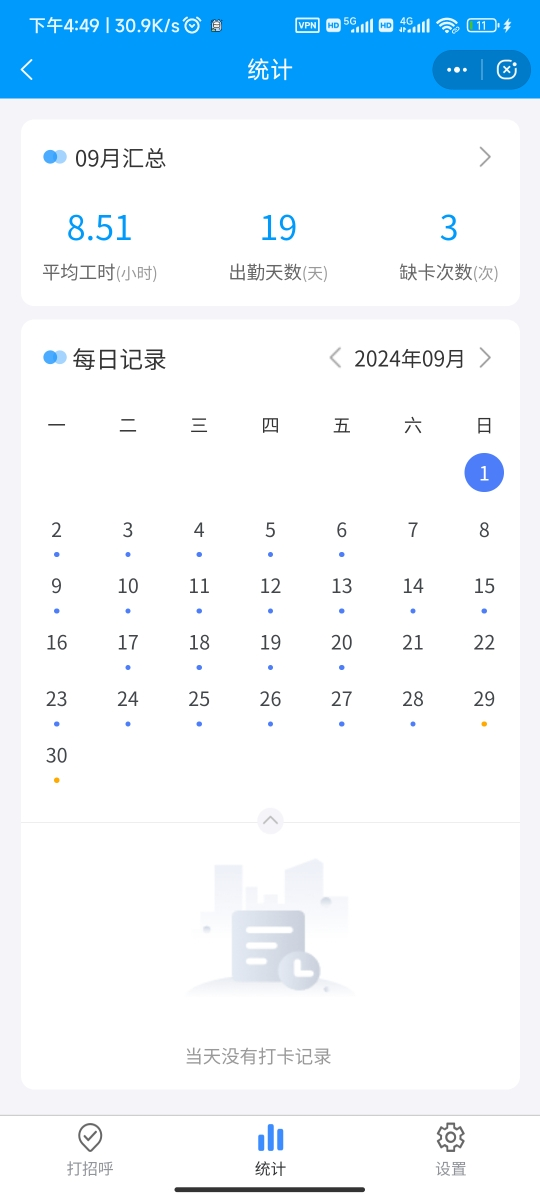
#> input picture Image/attendance.png, 540 x 1200 px, found by its file name
$ python Attendance2.py
#> lines starting #> are read from the running program, lines starting #| are printed output that depends on the picture; after the words box and inside, x2 and y2 are one past the last pixel; in counts of white or black regions, pixels touching at a corner belong together
import cv2
import numpy as np

# 读取图像
image = cv2.imread("attendance.png")
#> image is the input picture: shape (1200, 540, 3); mean B, G, R 251, 242.4, 230.1

# 转换为灰度图像
gray_image = cv2.cvtColor(image, cv2.COLOR_BGR2GRAY)
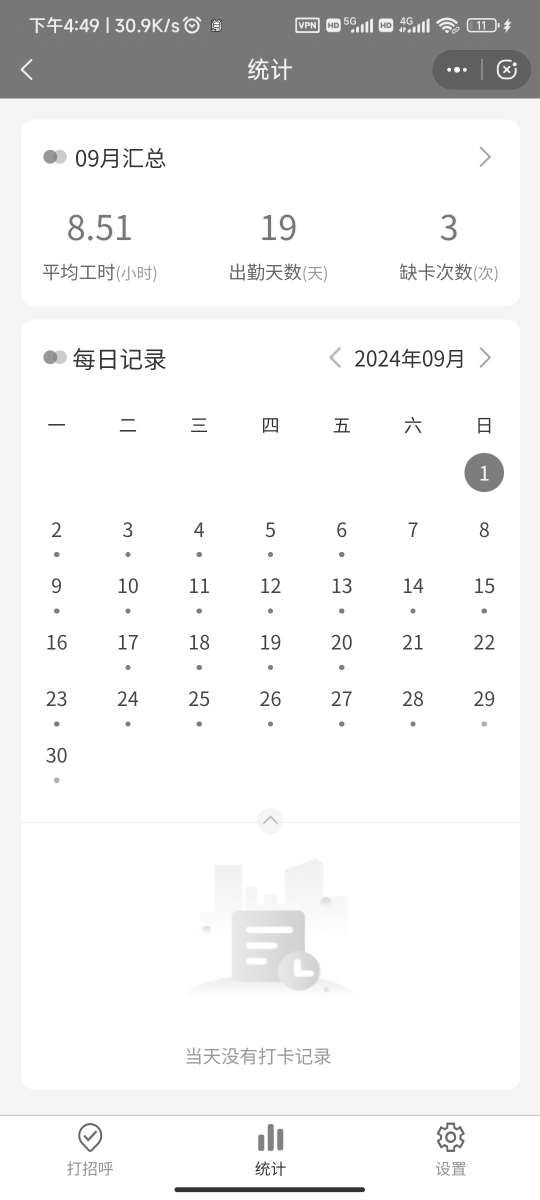
#> gray_image: shape (1200, 540); min 49, max 255, mean 239.7

# 使用二值化处理图像，提升对比度
_, binary_image = cv2.threshold(gray_image, 150, 255, cv2.THRESH_BINARY_INV)
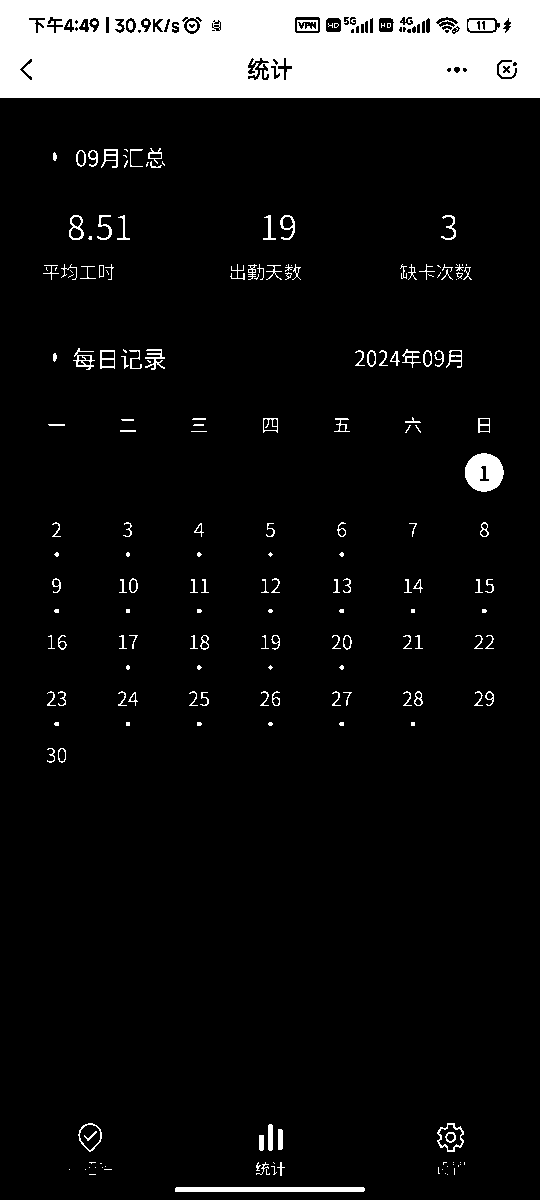
#> binary_image: shape (1200, 540); 9.1% white; 208 white regions (85 under 20 px)
# 查找轮廓
contours, _ = cv2.findContours(binary_image, cv2.RETR_EXTERNAL, cv2.CHAIN_APPROX_SIMPLE)
#> contours = 191 contours, 138 with area under 20; largest, box (x1, y1, x2, y2) and area: (0, 0, 540, 98) 52283, (465, 453, 504, 492) 1126, (175, 1187, 365, 1192) 754, (437, 1123, 464, 1152) 506, (78, 1123, 102, 1152) 452

# 绘制轮廓
image_with_contours = image.copy()
cv2.drawContours(image_with_contours, contours, -1, (0, 255, 0), 3)
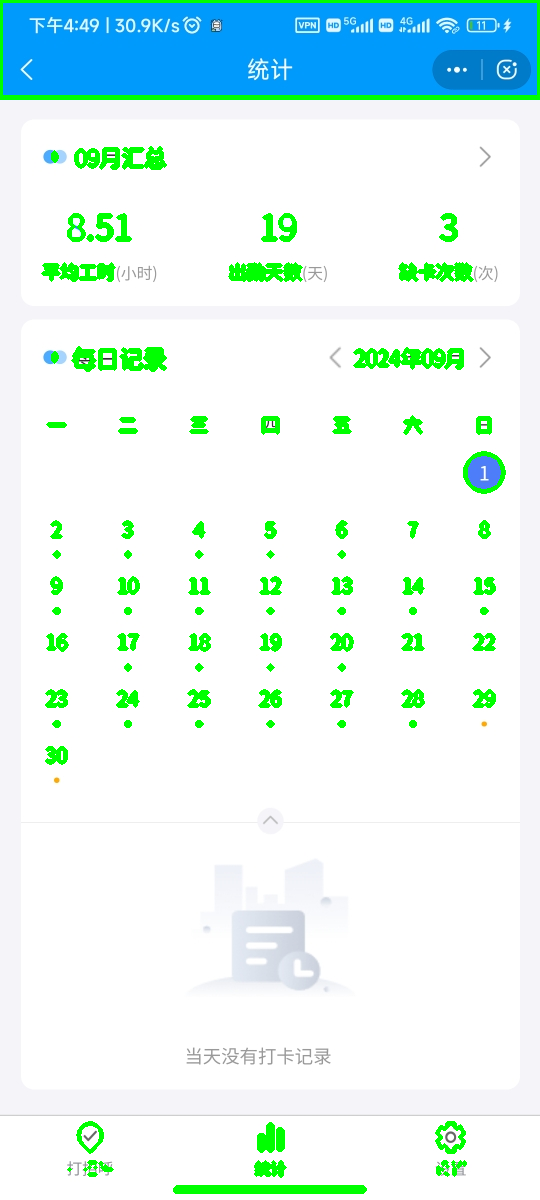
#> image_with_contours: shape (1200, 540, 3); 4.5% of pixels changed, all inside (x1, y1, x2, y2) = (0, 0, 540, 1194)

# 显示检测到的轮廓
cv2.imshow("Contours", image_with_contours)
cv2.waitKey(0)
cv2.destroyAllWindows()
# 筛选符合条件的矩形区域
for contour in contours:
    # 计算轮廓的边界框
    x, y, w, h = cv2.boundingRect(contour)

    # 设置一个阈值，假设日历区域的宽高比和面积符合一定条件
    if w > 3000 and h > 550:  # 你可以根据实际情况调整阈值
        # 绘制矩形框来标记日历区域
        cv2.rectangle(image, (x, y), (x + w, y + h), (0, 255, 0), 2)
#> this loop made 191 passes
#> (x, y, w, h) on passes 1, 2, 4: (175, 1187, 190, 5), (447, 1174, 1, 1), (445, 1173, 1, 1)

# 显示日历区域
cv2.imshow("Calendar Area", image)
cv2.waitKey(0)
cv2.destroyAllWindows()
# 提取日历区域
calendar_roi = image[y:y + h, x:x + w]
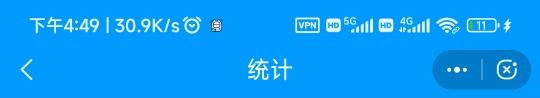
#> calendar_roi: shape (98, 540, 3); mean B, G, R 246.8, 156.3, 11.8

# 显示提取的日历区域
cv2.imshow("Calendar ROI", calendar_roi)
cv2.waitKey(0)
cv2.destroyAllWindows()
# 填充检测到的轮廓
for contour in contours:
    cv2.drawContours(image, [contour], -1, (255, 255, 255), thickness=cv2.FILLED)
#> this loop made 191 passes
#> contour on passes 2 to 4: [[447, 1174]], [[89, 1174], [95, 1174]], [[445, 1173]]
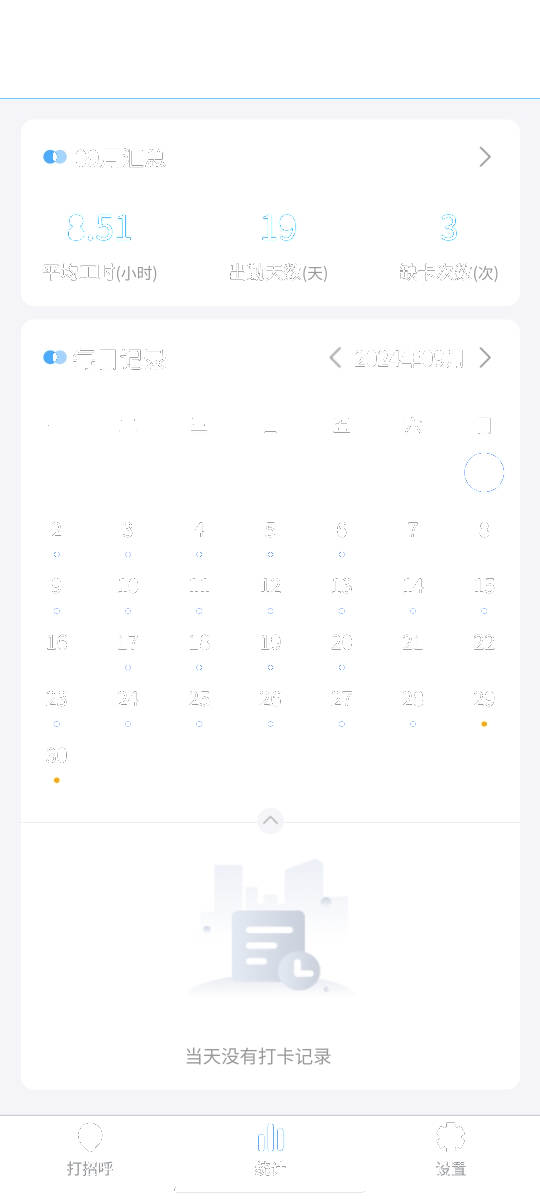
#> image: shape (1200, 540, 3); 9.75% of pixels changed, all inside (x1, y1, x2, y2) = (0, 0, 540, 1192)

# 显示删除轮廓后的图片
cv2.imshow("Image without Contours", image)
cv2.waitKey(0)
cv2.destroyAllWindows()
